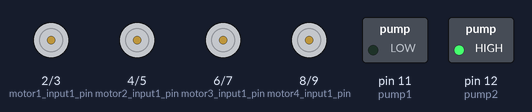
Bench run of a sketch on a simulated Arduino Uno, built with avr-gcc and run on an emulated ATmega328P. Shown: motor-driver pin pairs drawn as motors (green arrow = first pin HIGH = forward, orange = second pin HIGH = backward, longer = more drive), switched loads named in the sketch (green lamp = pin HIGH).

Above: at 1.0 s.
At 7.0 s:
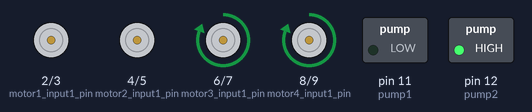
At 15.0 s:
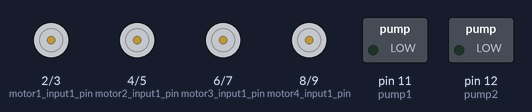
At 23.0 s:
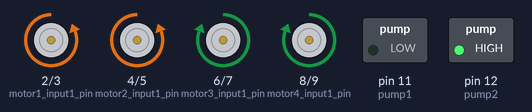
Timing chart, 0 to 26.0 s (numbered marks = the images above):
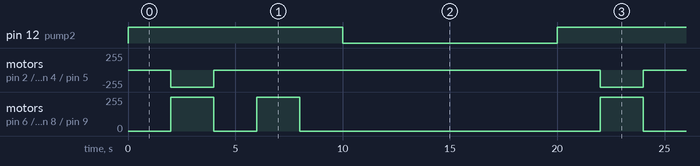

Measured:
- by itself, pin 12 (pump2): alternates HIGH for 10.0 s and LOW for 10.0 s
- by itself, motor on pin 2 (motor1_input1_pin) / pin 3 (motor1_input2_pin), motor on pin 4 (motor2_input1_pin) / pin 5 (motor2_input2_pin): alternates backward 255/255 for 2.0 s and stopped for 18.0 s
- by itself, motor on pin 6 (motor3_input1_pin) / pin 7 (motor3_input2_pin), motor on pin 8 (motor4_input1_pin) / pin 9 (motor4_input2_pin): repeats every 20.0 s: stopped 2.0 s, forward 255/255 2.0 s, stopped 14.0 s, forward 255/255 2.0 s

The sketch:

robot.ino
```cpp
// Define the pins for Motor 1
const int motor1_input1_pin = 2;
const int motor1_input2_pin = 3;

// Define the pins for Motor 2
const int motor2_input1_pin = 4;
const int motor2_input2_pin = 5;

// Define the pins for Motor 3
const int motor3_input1_pin = 6;
const int motor3_input2_pin = 7;

// Define the pins for Motor 4
const int motor4_input1_pin = 8;
const int motor4_input2_pin = 9;

const int pump1 = 11;
const int pump2 = 12;


void setup() {
  // Initialize pins as outputs
  pinMode(motor1_input1_pin, OUTPUT);
  pinMode(motor1_input2_pin, OUTPUT);

  pinMode(motor2_input1_pin, OUTPUT);
  pinMode(motor2_input2_pin, OUTPUT);

  pinMode(motor3_input1_pin, OUTPUT);
  pinMode(motor3_input2_pin, OUTPUT);

  pinMode(motor4_input1_pin, OUTPUT);
  pinMode(motor4_input2_pin, OUTPUT);

  pinMode(pump1, OUTPUT);
  pinMode(pump2, OUTPUT);


}
void turn(){
  digitalWrite(motor3_input2_pin, LOW);
  digitalWrite(motor3_input1_pin, HIGH);
  digitalWrite(motor4_input2_pin, LOW);
  digitalWrite(motor4_input1_pin, HIGH);


}
void idle(){
  digitalWrite(motor1_input2_pin, HIGH);
  digitalWrite(motor1_input1_pin, LOW);
  digitalWrite(motor2_input2_pin, HIGH);
  digitalWrite(motor2_input1_pin, LOW);
  digitalWrite(motor3_input2_pin, LOW);
  digitalWrite(motor3_input1_pin, HIGH);
  digitalWrite(motor4_input2_pin, LOW);
  digitalWrite(motor4_input1_pin, HIGH);


  delay(2000);
  digitalWrite(motor1_input1_pin, LOW);
  digitalWrite(motor1_input2_pin, LOW);
  digitalWrite(motor2_input1_pin, LOW);
  digitalWrite(motor2_input2_pin, LOW);
  digitalWrite(motor3_input1_pin, LOW);
  digitalWrite(motor3_input2_pin, LOW);
  digitalWrite(motor4_input1_pin, LOW);
  digitalWrite(motor4_input2_pin, LOW);
  delay(2000);
  turn();
  delay(2000);

  digitalWrite(motor3_input1_pin, LOW);
  digitalWrite(motor3_input2_pin, LOW);
  digitalWrite(motor4_input1_pin, LOW);
  digitalWrite(motor4_input2_pin, LOW);


}
void loop() {

  digitalWrite(pump1, LOW);
  digitalWrite(pump2, HIGH);


  delay(2000);
  idle();

  delay(2000);
  digitalWrite(pump1, LOW);
  digitalWrite(pump2, LOW);
  delay(10000);
}
```
